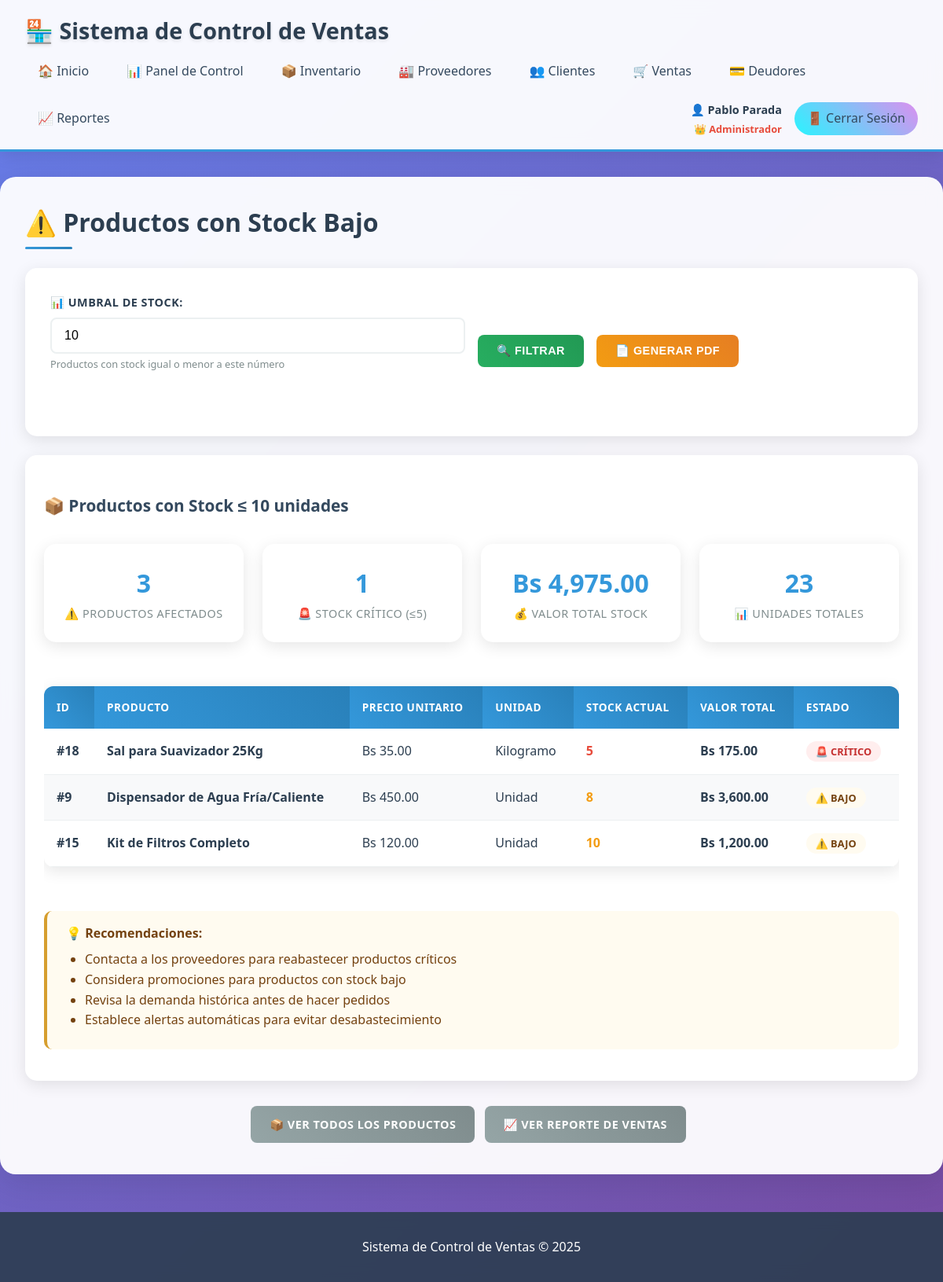
/index.php?action=reportes&method=lowStock (signed in), run on the app's committed database.
### tables this page shows
CREATE TABLE `producto` (
  `id_producto` int(11) NOT NULL AUTO_INCREMENT,
  `Nombre` varchar(100) NOT NULL,
  `Precio` decimal(10,2) NOT NULL,
  `Unidad` varchar(20) NOT NULL,
  `id_proveedor` int(11) DEFAULT NULL,
  `Fecha_Registro` timestamp NOT NULL DEFAULT current_timestamp(),
  `Estado` enum('Activo','Inactivo') DEFAULT 'Activo',
  PRIMARY KEY (`id_producto`),
  KEY `idx_nombre` (`Nombre`),
  KEY `idx_precio` (`Precio`),
  KEY `idx_proveedor` (`id_proveedor`),
  KEY `idx_producto_proveedor_stock` (`id_proveedor`,`Estado`),
  CONSTRAINT `producto_ibfk_1` FOREIGN KEY (`id_proveedor`) REFERENCES `proveedor` (`id_proveedor`) ON DELETE SET NULL ON UPDATE CASCADE
);

### controllers/ReportController.php (called while the page is built, shortened)
<?php
require_once 'models/ProductModel.php';
class ReportController {
    private $productModel;
    public function __construct() {
        $database = new Database();
        $db = $database->getConnection();
        $this->productModel = new ProductModel($db);
    }
    public function lowStock() {
        $threshold = isset($_GET['threshold']) ? (int)$_GET['threshold'] : 10;
        $products = $this->productModel->getProductsWithLowStock($threshold);
        require_once 'views/reports/low_stock.php';
    }
}
?>

### controllers/models/ProductModel.php (called while the page is built, shortened)
<?php
class ProductModel {
    private $conn;
    public function __construct($db) {
        $this->conn = $db;
    }
    public function getProductsWithLowStock($threshold = 10) {
        $query = "SELECT p.*, COALESCE(s.Cantidad, 0) as Cantidad, pr.Nombre as Proveedor_Nombre
                  FROM Producto p
                  LEFT JOIN Stock s ON p.id_producto = s.id_producto
                  LEFT JOIN Proveedor pr ON p.id_proveedor = pr.id_proveedor
                  WHERE COALESCE(s.Cantidad, 0) <= :threshold
                  ORDER BY s.Cantidad ASC, p.Nombre ASC";
        $stmt = $this->conn->prepare($query);
        $stmt->bindParam(':threshold', $threshold);
        $stmt->execute();
        return $stmt->fetchAll(PDO::FETCH_ASSOC);
    }
}
?>

### views/reports/low_stock.php (the view, shortened to what this page needs)
<?php require_once 'views/layout/header.php'; ?>
<h2>⚠️ Productos con Stock Bajo</h2>
<div class="form-container">
    <form action="index.php?action=reportes&method=lowStock" method="get" id="stockForm">
        <div class="form-row">
            <div class="form-group">
                <label for="threshold">📊 Umbral de Stock:</label>
                <input type="number" id="threshold" name="threshold" min="1" max="100"
                       value="<?php echo isset($threshold) ? $threshold : 10; ?>"
                       placeholder="Cantidad mínima">
                <small style="color: #7f8c8d; font-size: 0.8rem;">
                    Productos con stock igual o menor a este número
                </small>
            </div>
            <div class="form-group" style="display: flex; align-items: end; gap: 0.5rem;">
                <button type="submit" name="generate_report" class="btn btn-success">🔍 Filtrar</button>
                <?php if (isset($products) && !empty($products)): ?>
                <button type="submit" name="generate_pdf" class="btn btn-warning">📄 Generar PDF</button>
                <?php endif; ?>
            </div>
        </div>
    </form>
</div>
<?php if (isset($products)): ?>
    <div class="card">
        <h3>📦 Productos con Stock ≤ <?php echo $threshold; ?> unidades</h3>
        <div class="stats-grid" style="margin: 2rem 0;">
            <div class="stat-card">
                <span class="stat-number"><?php echo count($products); ?></span>
                <span class="stat-label">⚠️ Productos Afectados</span>
            </div>
            <div class="stat-card">
                <span class="stat-number"><?php echo count(array_filter($products, function($p) { return $p['Cantidad'] <= 5; })); ?></span>
                <span class="stat-label">🚨 Stock Crítico (≤5)</span>
            </div>
            <div class="stat-card">
                <span class="stat-number">Bs <?php echo number_format(array_sum(array_map(function($p) { return $p['Precio'] * $p['Cantidad']; }, $products)), 2); ?></span>
                <span class="stat-label">💰 Valor Total Stock</span>
            </div>
            <div class="stat-card">
                <span class="stat-number"><?php echo array_sum(array_column($products, 'Cantidad')); ?></span>
                <span class="stat-label">📊 Unidades Totales</span>
            </div>
        </div>
        <?php if (!empty($products)): ?>
            <div style="overflow-x: auto;">
                <table>
                    <thead>
                        <tr>
                            <th>ID</th>
                            <th>Producto</th>
                            <th>Precio Unitario</th>
                            <th>Unidad</th>
                            <th>Stock Actual</th>
                            <th>Valor Total</th>
                            <th>Estado</th>
                        </tr>
                    </thead>
                    <tbody>
                        <?php foreach ($products as $product): ?>
                        <tr>
                            <td><strong>#<?php echo $product['id_producto']; ?></strong></td>
                            <td><strong><?php echo htmlspecialchars($product['Nombre']); ?></strong></td>
                            <td>Bs <?php echo number_format($product['Precio'], 2); ?></td>
                            <td><?php echo htmlspecialchars($product['Unidad']); ?></td>
                            <td>
                                <span style="color: <?php echo $product['Cantidad'] <= 5 ? '#e74c3c' : '#f39c12'; ?>; font-weight: bold;">
                                    <?php echo $product['Cantidad']; ?>
                                </span>
                            </td>
                            <td><strong>Bs <?php echo number_format($product['Precio'] * $product['Cantidad'], 2); ?></strong></td>
                            <td>
                                <?php if ($product['Cantidad'] <= 5): ?>
                                    <span style="background: #fee; color: #c53030; padding: 0.25rem 0.75rem; border-radius: 20px; font-size: 0.8rem; font-weight: 600;">
                                        🚨 CRÍTICO
                                    </span>
                                <?php else: ?>
                                    <span style="background: #fffbf0; color: #744210; padding: 0.25rem 0.75rem; border-radius: 20px; font-size: 0.8rem; font-weight: 600;">
                                        ⚠️ BAJO
                                    </span>
                                <?php endif; ?>
                            </td>
                        </tr>
                        <?php endforeach; ?>
                    </tbody>
                </table>
            </div>
            <div class="alert alert-warning" style="margin-top: 2rem;">
                <strong>💡 Recomendaciones:</strong>
                <ul style="margin: 0.5rem 0; padding-left: 1.5rem;">
                    <li>Contacta a los proveedores para reabastecer productos críticos</li>
                    <li>Considera promociones para productos con stock bajo</li>
                    <li>Revisa la demanda histórica antes de hacer pedidos</li>
                    <li>Establece alertas automáticas para evitar desabastecimiento</li>
                </ul>
            </div>
        <?php endif; ?>
    </div>
    <div style="text-align: center; margin-top: 2rem;">
        <a href="index.php?action=productos&method=list" class="btn btn-secondary">📦 Ver Todos los Productos</a>
        <a href="index.php?action=reportes&method=salesByDate" class="btn btn-secondary">📈 Ver Reporte de Ventas</a>
    </div>
<?php endif; ?>
<?php require_once 'views/layout/footer.php'; ?>

### assets/css/style.css (style rules this page uses)
* { margin: 0; padding: 0; box-sizing: border-box; }
body { font-family: 'Segoe UI', Tahoma, Geneva, Verdana, sans-serif; line-height: 1.6; color: #2c3e50; background: linear-gradient(135deg, #667eea 0%, #764ba2 100%); min-height: 100vh; }
h2 { color: #2c3e50; margin-bottom: 1.5rem; font-size: 2rem; font-weight: 600; position: relative; padding-bottom: 0.5rem; }
h2::after { content: ''; position: absolute; bottom: 0; left: 0; width: 60px; height: 3px; background: linear-gradient(45deg, #3498db, #2980b9); border-radius: 2px; }
h3 { color: #34495e; margin: 1.5rem 0 1rem 0; font-size: 1.3rem; font-weight: 600; }
table { width: 100%; border-collapse: collapse; margin: 1.5rem 0; background: white; border-radius: 12px; overflow: hidden; box-shadow: 0 5px 20px rgba(0, 0, 0, 0.1); }
th { background: linear-gradient(45deg, #3498db, #2980b9); color: white; padding: 1rem; text-align: left; font-weight: 600; text-transform: uppercase; font-size: 0.85rem; letter-spacing: 0.5px; }
td { padding: 1rem; border-bottom: 1px solid #ecf0f1; transition: background-color 0.3s ease; }
tr:nth-child(even) { background-color: #f8f9fa; }
.form-container { background: white; padding: 2rem; border-radius: 15px; box-shadow: 0 5px 20px rgba(0, 0, 0, 0.1); margin: 1.5rem 0; }
.form-group { margin-bottom: 1.5rem; }
.form-row { display: grid; grid-template-columns: repeat(auto-fit, minmax(250px, 1fr)); gap: 1rem; margin-bottom: 1.5rem; }
label { display: block; margin-bottom: 0.5rem; color: #2c3e50; font-weight: 600; font-size: 0.9rem; text-transform: uppercase; letter-spacing: 0.5px; }
input, select, textarea { width: 100%; padding: 0.75rem 1rem; border: 2px solid #ecf0f1; border-radius: 8px; font-size: 1rem; transition: all 0.3s ease; background: white; }
button, .btn { background: linear-gradient(45deg, #3498db, #2980b9); color: white; border: none; padding: 0.75rem 1.5rem; border-radius: 8px; cursor: pointer; text-decoration: none; display: inline-block; font-weight: 600; font-size: 0.9rem; text-transform: uppercase; letter-spacing: 0.5px; transition: all 0.3s ease; margin-right: 0.5rem; margin-bottom: 0.5rem; }
.btn-secondary { background: linear-gradient(45deg, #95a5a6, #7f8c8d); }
.btn-success { background: linear-gradient(45deg, #27ae60, #229954); }
.btn-warning { background: linear-gradient(45deg, #f39c12, #e67e22); }
.card { background: white; border-radius: 15px; padding: 1.5rem; box-shadow: 0 5px 20px rgba(0, 0, 0, 0.1); margin-bottom: 1.5rem; transition: transform 0.3s ease; }
.alert { padding: 1rem 1.5rem; border-radius: 10px; margin: 1rem 0; font-weight: 500; border-left: 4px solid; }
.warning, .alert-warning { background: #fffbf0; color: #744210; border-color: #d69e2e; }
.stats-grid { display: grid; grid-template-columns: repeat(auto-fit, minmax(200px, 1fr)); gap: 1.5rem; margin: 2rem 0; }
.stat-card { background: white; padding: 1.5rem; border-radius: 15px; box-shadow: 0 5px 20px rgba(0, 0, 0, 0.1); text-align: center; transition: transform 0.3s ease; }
.stat-number { font-size: 2rem; font-weight: 700; color: #3498db; display: block; }
.stat-label { color: #7f8c8d; font-size: 0.9rem; text-transform: uppercase; letter-spacing: 0.5px; margin-top: 0.5rem; }

### data on the page
producto: id_producto "18", Nombre "Sal para Suavizador 25Kg", Precio "35.00", Unidad "Kilogramo", Cantidad "5", Cantidad "175.00", shows "🚨 CRÍTICO"
producto: id_producto "9", Nombre "Dispensador de Agua Fría/Caliente", Precio "450.00", Unidad "Unidad", Cantidad "8", Cantidad "3,600.00", shows "⚠️ BAJO"
producto: id_producto "15", Nombre "Kit de Filtros Completo", Precio "120.00", Unidad "Unidad", Cantidad "10", Cantidad "1,200.00", shows "⚠️ BAJO"

### other printed values
$nombreCompleto "Pablo Parada"
$roleIcon "👑"
$_SESSION['rol_nombre'] "Administrador"
$threshold "10"
count($products) "3"
array_sum(array_column($products, 'Cantidad')) "23"
